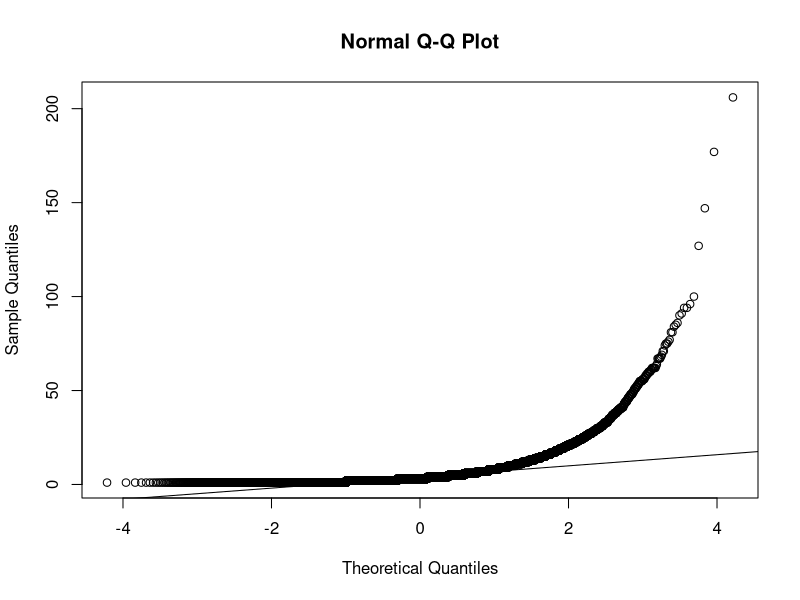
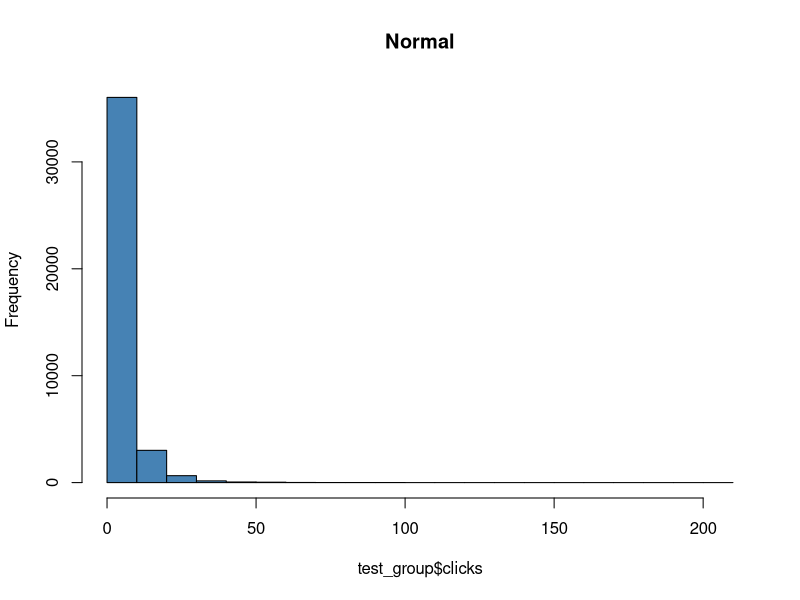
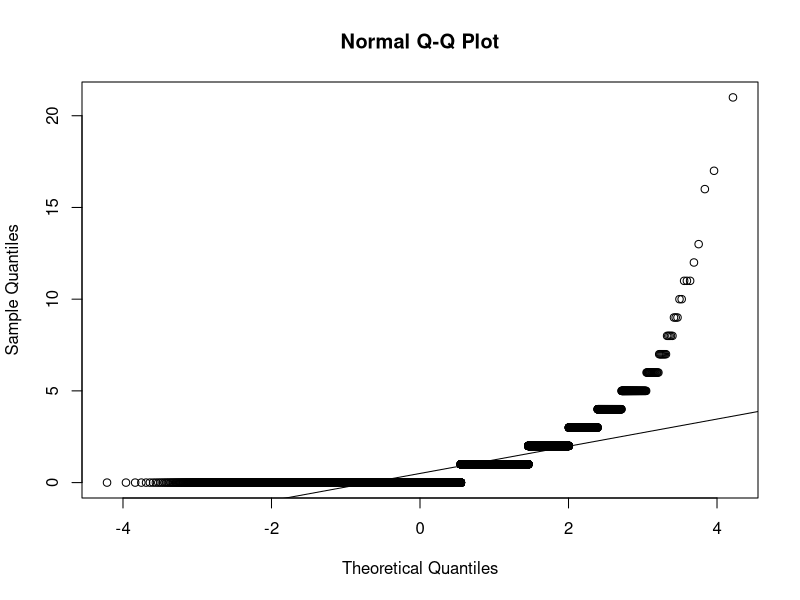
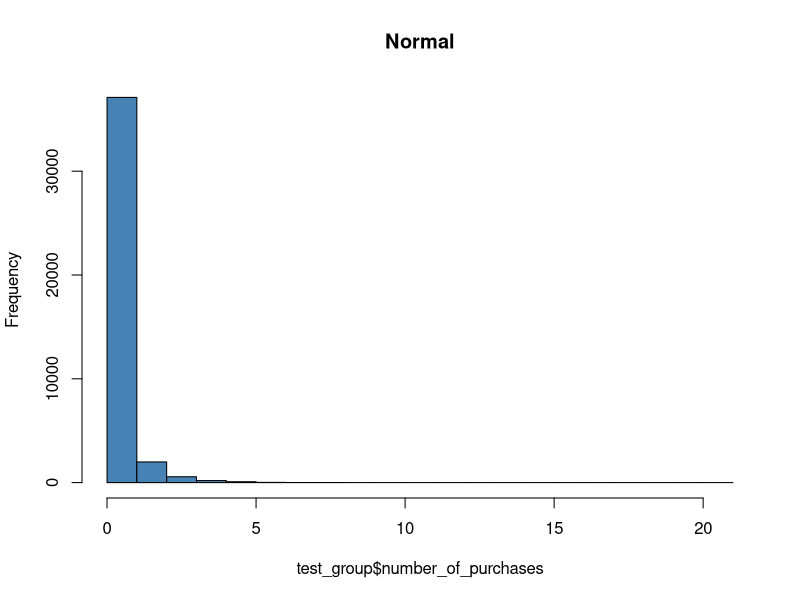
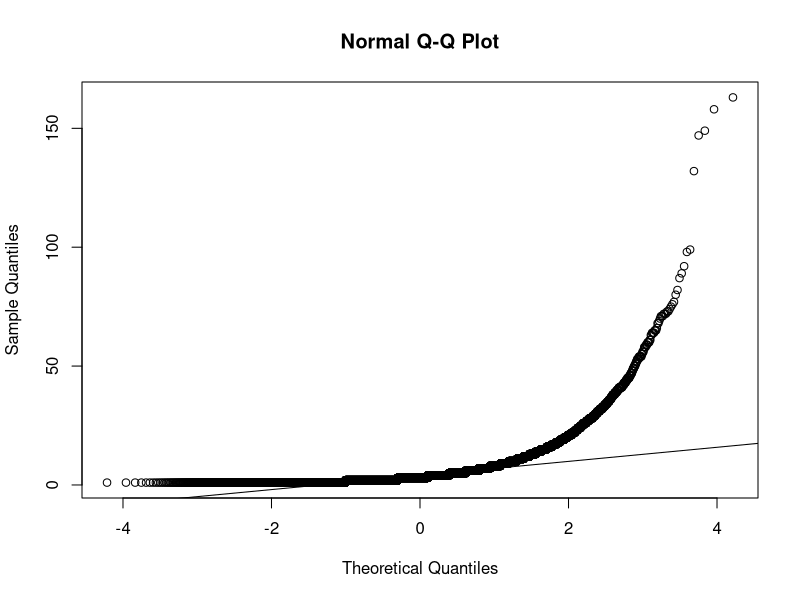
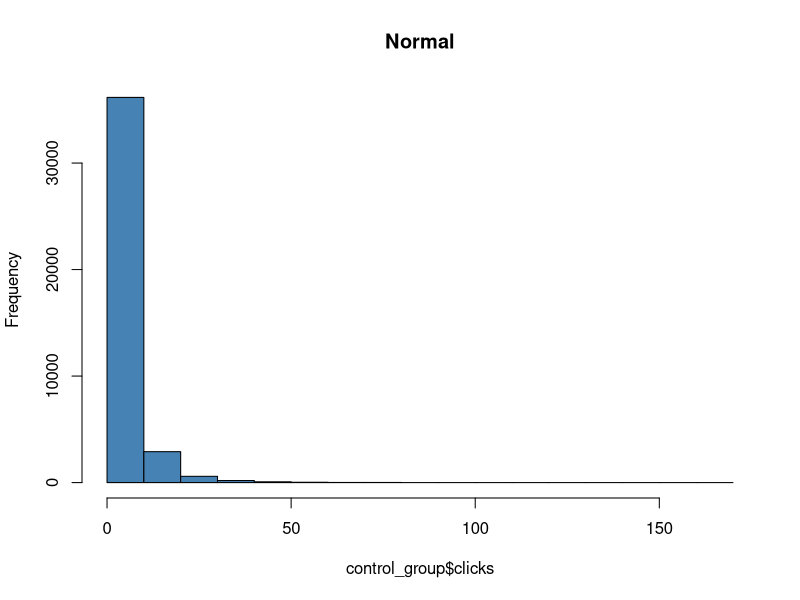
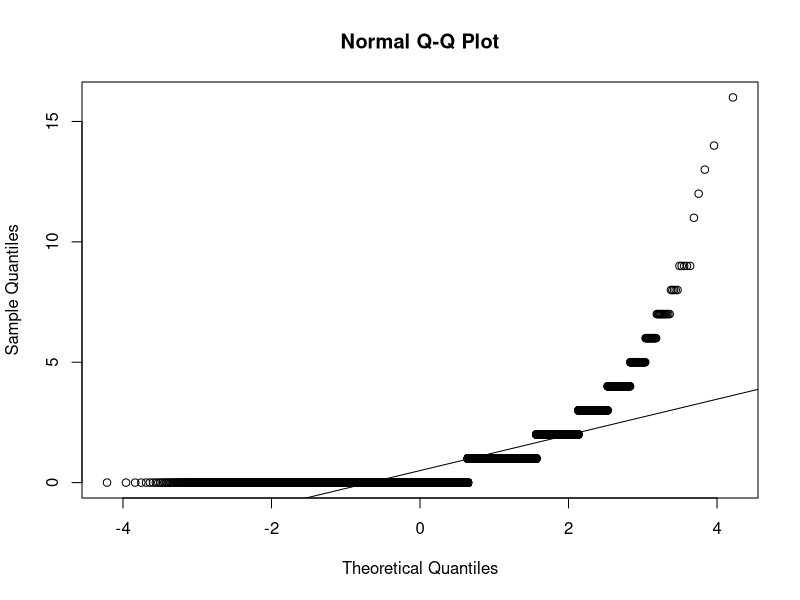
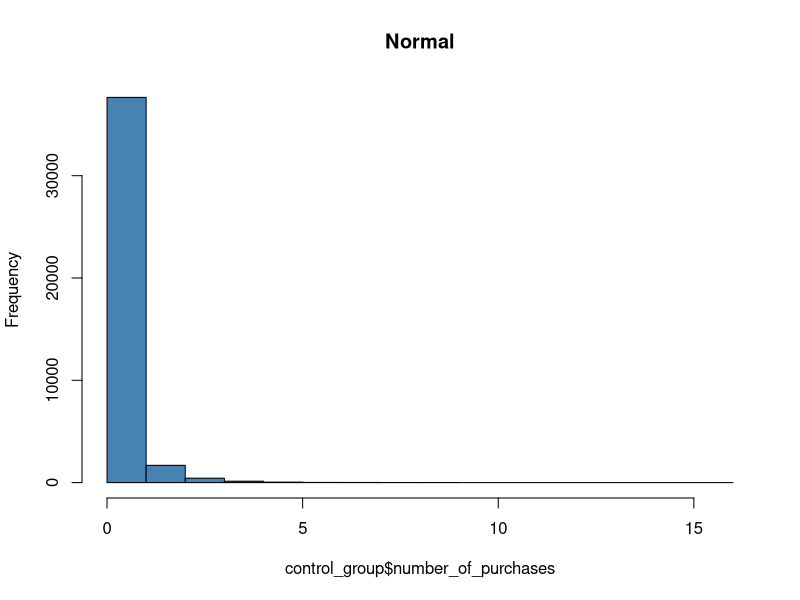

Reproduce these figures in R, in order.
#install.packages("dplyr")
#install.packages("tidyverse")
library(dplyr)
library (tidyverse)
dir()
setwd("C:/Users/groshev.va/Desktop/ab")

data = read.csv("ab_test_results_aggregated_views_clicks_6.csv")
names(data) <- c("user_id", "group", "clicks","number_of_purchases" )

#Выбираем контрольную группу, для подсчета базовой конверсии
control_group = filter(data, group == 'control')
test_group = filter(data, group == 'test')
#Подсчитываем базовую конверсию 
#Конверсия = (Количество успешных конверсий / Общее количество кликов) 
A_conversion = (sum(control_group$number_of_purchases) / sum(control_group$clicks))
#Конверсия = 0.0694
#Допустим, что мы хотим увеличить конверсию на 15%
mde = 0.15
target_conversion = A_conversion*mde + A_conversion
#Желаемая конверсия = 0,0867

#Считаем мощность теста при нашей выборке
power.prop.test(n = length( data$user_id), p1 = A_conversion, p2 = target_conversion, sig.level = 0.05, 
                alternative = "two.sided")
#Так как мощность = 1, мы можем утверждать, что вероятность того, что 
#тест покажет различия между тестовой и контрольной группами, при условии, что они действительно есть является 100%
#Это объясняется объемом датасета, обычно рекомендованная мощность равна 0,8
power.prop.test( p1 = A_conversion, p2 = target_conversion, sig.level = 0.05, power = 0.8, 
                alternative = "two.sided")
#Нам бы хватило 3752 наблюдений, для проведения теста

B_conversion = (sum(test_group$number_of_purchases) / sum(test_group$clicks))#0.0799
dif_conv = (B_conversion - A_conversion)/A_conversion 
#Конверсия увеличилась более чем на 15% желаемых процентов, при мощности теста = 1
#уже можно считать, что мы победили 
#Проверим наши данные на нормальность распределений

qqnorm(test_group$clicks)
qqline(test_group$clicks)
hist(test_group$clicks, col='steelblue', main='Normal')

qqnorm(test_group$number_of_purchases)
qqline(test_group$number_of_purchases)
hist(test_group$number_of_purchases, col='steelblue', main='Normal')

qqnorm(control_group$clicks)
qqline(control_group$clicks)
hist(control_group$clicks, col='steelblue', main='Normal')

qqnorm(control_group$number_of_purchases)
qqline(control_group$number_of_purchases)
hist(control_group$number_of_purchases, col='steelblue', main='Normal')
#Исходя из графиков выше, можно сделать вывод о ненормальности распределения

#Проводим не параметрические тесты, т.к. респределение не нормальное
#Например, критерий Манна-Уитни
#Тест Крускалла-Уоллиса
#Бутстрэп
#Критерий Стьюдента? 
